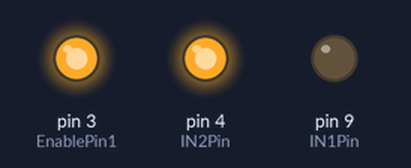
Bench run of a sketch on a simulated Arduino Uno, built with avr-gcc and run on an emulated ATmega328P. Parts: output pins drawn as LEDs (lit = HIGH).

Above: at 0.5 s.
At 2.3 s:
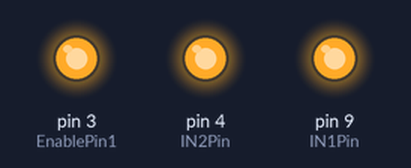
Timing chart, 0 to 3.0 s (numbered marks = the images above):
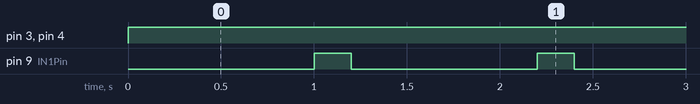

The sketch:

38_DC01.ino
```cpp
int EnablePin1 = 3;
int IN1Pin = 9;
int IN2Pin = 4;

void setup()
{
  pinMode(EnablePin1, OUTPUT);
  digitalWrite(EnablePin1,LOW);
  pinMode(IN1Pin, OUTPUT);
  pinMode(IN2Pin, OUTPUT);

}

void loop()
{
  digitalWrite(EnablePin1, HIGH);
  digitalWrite(IN2Pin, HIGH);
  digitalWrite(IN1Pin, LOW);
  delay(1000);
  digitalWrite(IN1Pin, HIGH);
  delay(200);
  digitalWrite(EnablePin1, LOW);

}
```

Measured:
- by itself, pin 3 (EnablePin1), pin 4 (IN2Pin): LOW → HIGH at 0.00 s
- by itself, pin 9 (IN1Pin): alternates HIGH for 0.20 s and LOW for 1.0 s
